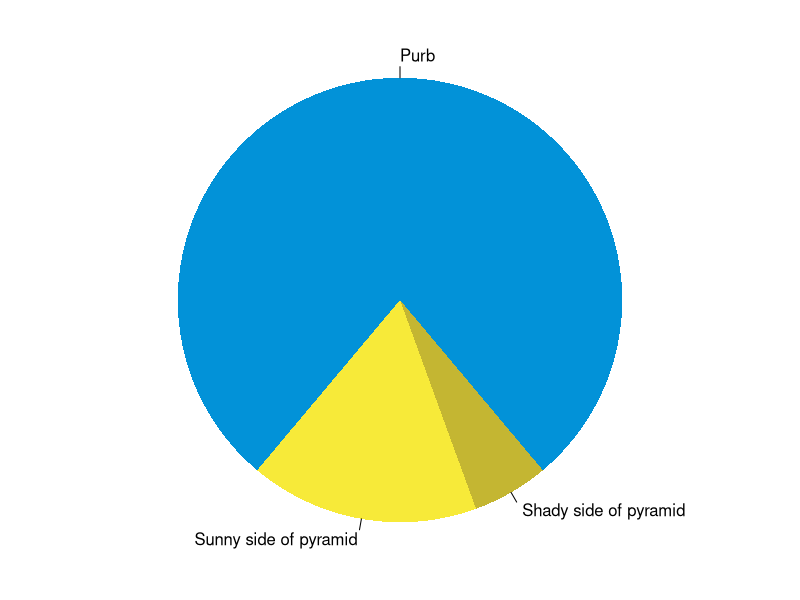

The R script that drew this image:
## ---- chunk 1
knitr::opts_chunk$set(collapse = TRUE)
## ---- chunk 2
par(mar = c(0, 1, 0, 1))
pie(
  c(280, 60, 20),
  c('Purb', 'Sunny side of pyramid', 'Shady side of pyramid'),
  col = c('#0292D8', '#F7EA39', '#C4B632'),
  init.angle = -50, border = NA
)
